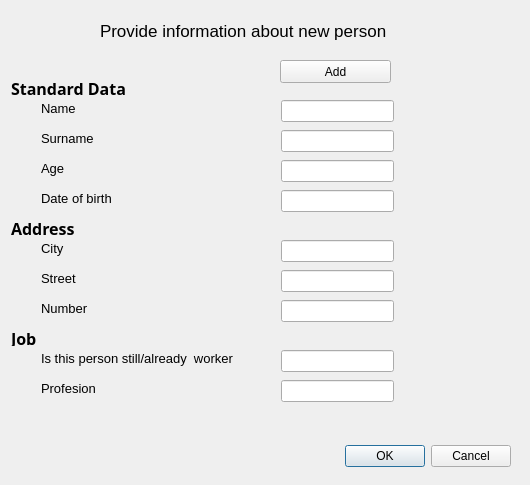
<?xml version="1.0" encoding="UTF-8"?>
<ui version="4.0">
 <class>Adding_window</class>
 <widget class="QDialog" name="Adding_window">
  <property name="geometry">
   <rect>
    <x>0</x>
    <y>0</y>
    <width>530</width>
    <height>485</height>
   </rect>
  </property>
  <property name="windowTitle">
   <string>Dialog</string>
  </property>
  <widget class="QDialogButtonBox" name="buttonBox">
   <property name="geometry">
    <rect>
     <x>340</x>
     <y>440</y>
     <width>171</width>
     <height>32</height>
    </rect>
   </property>
   <property name="orientation">
    <enum>Qt::Horizontal</enum>
   </property>
   <property name="standardButtons">
    <set>QDialogButtonBox::Cancel|QDialogButtonBox::Ok</set>
   </property>
  </widget>
  <widget class="QLabel" name="label_3">
   <property name="geometry">
    <rect>
     <x>100</x>
     <y>10</y>
     <width>311</width>
     <height>41</height>
    </rect>
   </property>
   <property name="font">
    <font>
     <pointsize>13</pointsize>
    </font>
   </property>
   <property name="text">
    <string>Provide information about new person</string>
   </property>
  </widget>
  <widget class="QLabel" name="label_4">
   <property name="geometry">
    <rect>
     <x>41</x>
     <y>100</y>
     <width>61</width>
     <height>16</height>
    </rect>
   </property>
   <property name="font">
    <font>
     <pointsize>10</pointsize>
    </font>
   </property>
   <property name="text">
    <string>Name</string>
   </property>
  </widget>
  <widget class="QLabel" name="label_5">
   <property name="geometry">
    <rect>
     <x>41</x>
     <y>130</y>
     <width>71</width>
     <height>16</height>
    </rect>
   </property>
   <property name="font">
    <font>
     <pointsize>10</pointsize>
    </font>
   </property>
   <property name="text">
    <string>Surname</string>
   </property>
  </widget>
  <widget class="QLabel" name="label_6">
   <property name="geometry">
    <rect>
     <x>11</x>
     <y>80</y>
     <width>241</width>
     <height>16</height>
    </rect>
   </property>
   <property name="font">
    <font>
     <family>Umpush</family>
     <pointsize>12</pointsize>
     <bold>true</bold>
    </font>
   </property>
   <property name="text">
    <string>Standard Data</string>
   </property>
  </widget>
  <widget class="QLabel" name="label_7">
   <property name="geometry">
    <rect>
     <x>41</x>
     <y>160</y>
     <width>71</width>
     <height>16</height>
    </rect>
   </property>
   <property name="font">
    <font>
     <pointsize>10</pointsize>
    </font>
   </property>
   <property name="text">
    <string>Age</string>
   </property>
  </widget>
  <widget class="QLabel" name="label_8">
   <property name="geometry">
    <rect>
     <x>41</x>
     <y>190</y>
     <width>91</width>
     <height>16</height>
    </rect>
   </property>
   <property name="font">
    <font>
     <pointsize>10</pointsize>
    </font>
   </property>
   <property name="text">
    <string>Date of birth</string>
   </property>
  </widget>
  <widget class="QLabel" name="label_9">
   <property name="geometry">
    <rect>
     <x>11</x>
     <y>220</y>
     <width>241</width>
     <height>16</height>
    </rect>
   </property>
   <property name="font">
    <font>
     <family>Umpush</family>
     <pointsize>12</pointsize>
     <bold>true</bold>
    </font>
   </property>
   <property name="text">
    <string>Address</string>
   </property>
  </widget>
  <widget class="QLabel" name="label_10">
   <property name="geometry">
    <rect>
     <x>41</x>
     <y>240</y>
     <width>61</width>
     <height>16</height>
    </rect>
   </property>
   <property name="font">
    <font>
     <pointsize>10</pointsize>
    </font>
   </property>
   <property name="text">
    <string>City</string>
   </property>
  </widget>
  <widget class="QLabel" name="label_11">
   <property name="geometry">
    <rect>
     <x>41</x>
     <y>270</y>
     <width>61</width>
     <height>16</height>
    </rect>
   </property>
   <property name="font">
    <font>
     <pointsize>10</pointsize>
    </font>
   </property>
   <property name="text">
    <string>Street</string>
   </property>
  </widget>
  <widget class="QLabel" name="label_12">
   <property name="geometry">
    <rect>
     <x>41</x>
     <y>300</y>
     <width>71</width>
     <height>16</height>
    </rect>
   </property>
   <property name="font">
    <font>
     <pointsize>10</pointsize>
    </font>
   </property>
   <property name="text">
    <string>Number</string>
   </property>
  </widget>
  <widget class="QLabel" name="label_13">
   <property name="geometry">
    <rect>
     <x>41</x>
     <y>350</y>
     <width>221</width>
     <height>16</height>
    </rect>
   </property>
   <property name="font">
    <font>
     <pointsize>10</pointsize>
    </font>
   </property>
   <property name="text">
    <string>Is this person still/already  worker</string>
   </property>
  </widget>
  <widget class="QLabel" name="label_14">
   <property name="geometry">
    <rect>
     <x>11</x>
     <y>330</y>
     <width>241</width>
     <height>16</height>
    </rect>
   </property>
   <property name="font">
    <font>
     <family>Umpush</family>
     <pointsize>12</pointsize>
     <bold>true</bold>
    </font>
   </property>
   <property name="text">
    <string>Job</string>
   </property>
  </widget>
  <widget class="QLabel" name="label_15">
   <property name="geometry">
    <rect>
     <x>41</x>
     <y>380</y>
     <width>61</width>
     <height>16</height>
    </rect>
   </property>
   <property name="font">
    <font>
     <pointsize>10</pointsize>
    </font>
   </property>
   <property name="text">
    <string>Profesion</string>
   </property>
  </widget>
  <widget class="QLineEdit" name="Name">
   <property name="geometry">
    <rect>
     <x>281</x>
     <y>100</y>
     <width>113</width>
     <height>22</height>
    </rect>
   </property>
  </widget>
  <widget class="QLineEdit" name="Dateofbirth">
   <property name="geometry">
    <rect>
     <x>281</x>
     <y>190</y>
     <width>113</width>
     <height>22</height>
    </rect>
   </property>
  </widget>
  <widget class="QLineEdit" name="Surname">
   <property name="geometry">
    <rect>
     <x>281</x>
     <y>130</y>
     <width>113</width>
     <height>22</height>
    </rect>
   </property>
  </widget>
  <widget class="QLineEdit" name="Age">
   <property name="geometry">
    <rect>
     <x>281</x>
     <y>160</y>
     <width>113</width>
     <height>22</height>
    </rect>
   </property>
  </widget>
  <widget class="QLineEdit" name="City">
   <property name="geometry">
    <rect>
     <x>281</x>
     <y>240</y>
     <width>113</width>
     <height>22</height>
    </rect>
   </property>
  </widget>
  <widget class="QLineEdit" name="Street">
   <property name="geometry">
    <rect>
     <x>281</x>
     <y>270</y>
     <width>113</width>
     <height>22</height>
    </rect>
   </property>
  </widget>
  <widget class="QLineEdit" name="Number">
   <property name="geometry">
    <rect>
     <x>281</x>
     <y>300</y>
     <width>113</width>
     <height>22</height>
    </rect>
   </property>
  </widget>
  <widget class="QLineEdit" name="Profesion">
   <property name="geometry">
    <rect>
     <x>281</x>
     <y>380</y>
     <width>113</width>
     <height>22</height>
    </rect>
   </property>
  </widget>
  <widget class="QLineEdit" name="isWorker">
   <property name="geometry">
    <rect>
     <x>281</x>
     <y>350</y>
     <width>113</width>
     <height>22</height>
    </rect>
   </property>
  </widget>
  <widget class="QPushButton" name="pushButton">
   <property name="geometry">
    <rect>
     <x>280</x>
     <y>60</y>
     <width>111</width>
     <height>23</height>
    </rect>
   </property>
   <property name="text">
    <string>Add</string>
   </property>
  </widget>
 </widget>
 <resources/>
 <connections>
  <connection>
   <sender>buttonBox</sender>
   <signal>accepted()</signal>
   <receiver>Adding_window</receiver>
   <slot>accept()</slot>
   <hints>
    <hint type="sourcelabel">
     <x>248</x>
     <y>254</y>
    </hint>
    <hint type="destinationlabel">
     <x>157</x>
     <y>274</y>
    </hint>
   </hints>
  </connection>
  <connection>
   <sender>buttonBox</sender>
   <signal>rejected()</signal>
   <receiver>Adding_window</receiver>
   <slot>reject()</slot>
   <hints>
    <hint type="sourcelabel">
     <x>316</x>
     <y>260</y>
    </hint>
    <hint type="destinationlabel">
     <x>286</x>
     <y>274</y>
    </hint>
   </hints>
  </connection>
 </connections>
</ui>
